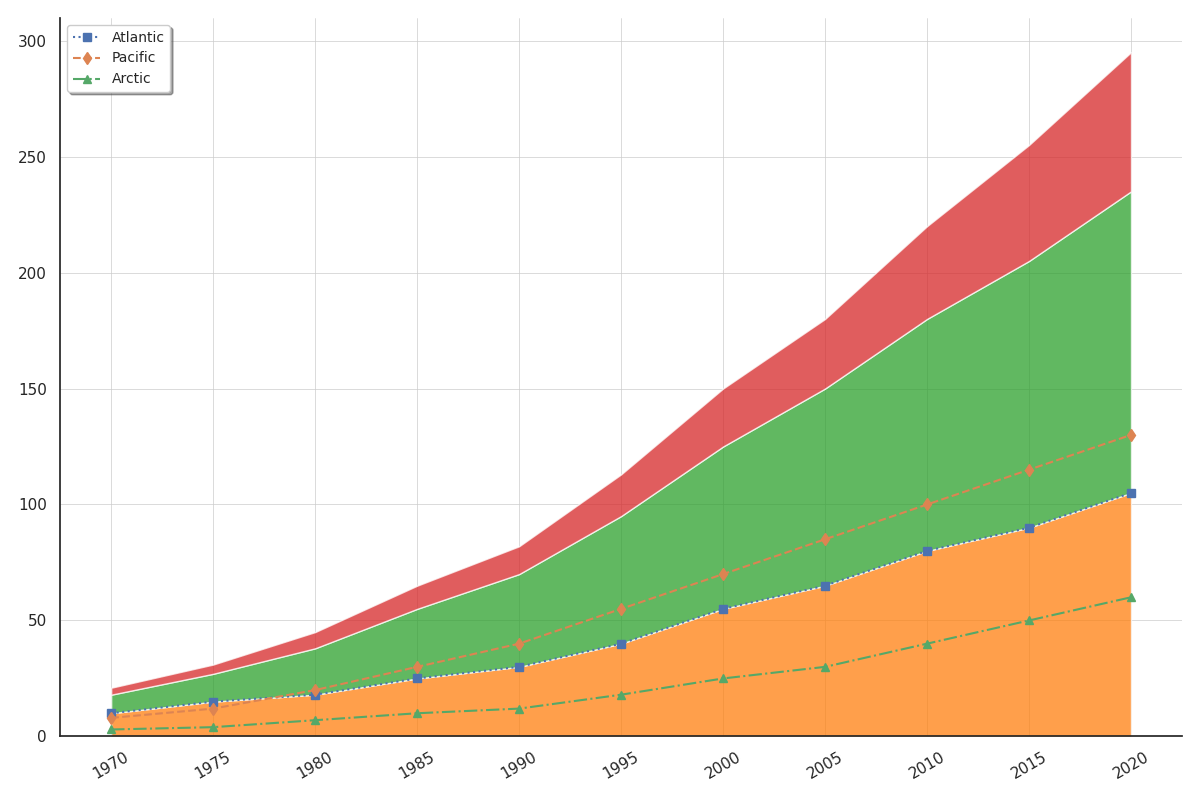

This figure's Python source:
import matplotlib.pyplot as plt
import numpy as np

years = np.arange(1970, 2021, 5)
atlantic_exploration = [10, 15, 18, 25, 30, 40, 55, 65, 80, 90, 105]
pacific_exploration = [8, 12, 20, 30, 40, 55, 70, 85, 100, 115, 130]
arctic_exploration = [3, 4, 7, 10, 12, 18, 25, 30, 40, 50, 60]

fig, ax = plt.subplots(figsize=(12, 8))

ax.stackplot(years, atlantic_exploration, pacific_exploration, arctic_exploration,
             colors=['#ff7f0e', '#2ca02c', '#d62728'], alpha=0.75)

plt.xticks(years, rotation=30)
ax.grid(True, linestyle='-', linewidth=0.5)
ax.spines['top'].set_visible(False)
ax.spines['right'].set_visible(False)

line1 = ax.plot(years, atlantic_exploration, 'o-', label='Atlantic', linestyle=':', marker='s', markersize=6)[0]
line2 = ax.plot(years, pacific_exploration, '*-', label='Pacific', linestyle='--', marker='d', markersize=6)[0]
line3 = ax.plot(years, arctic_exploration, 's-', label='Arctic', linestyle='-.', marker='^', markersize=6)[0]

ax.legend(loc='upper left', fontsize=10, fancybox=True, shadow=True)

plt.tight_layout()
plt.show()
